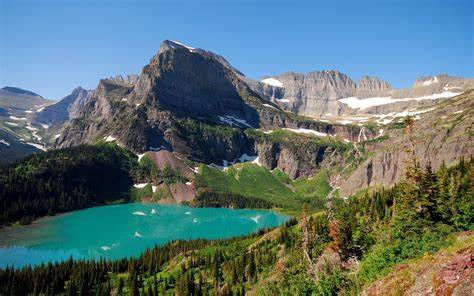
//> input picture test2/mountains.jpg, 474 x 296 px
$ ./main   (built with g++ and OpenCV 4)
//> lines starting //> are read from the running program, lines starting //| are printed output that depends on the picture; after the words box and inside, x2 and y2 are one past the last pixel; in counts of white or black regions, pixels touching at a corner belong together
#include <iostream>
#include <chrono>

using namespace std;

#include <opencv2/core/core.hpp>
#include <opencv2/highgui/highgui.hpp>

int main(int argc, char **xxx)
{
    const char *argv[] = {"", R"(D:\Projects\vslam_lab\test2\mountains.jpg)"};

    system("chcp 65001");

    // 读取argv[1]指定的图像
    cv::Mat image;
    image = cv::imread(argv[1]); //cv::imread函数读取指定路径下的图像
//> image is the input picture: 296 rows x 474 cols, CV_8UC3; mean B, G, R 115.2, 113.5, 90.7

    // 判断图像文件是否正确读取
    if (image.data == nullptr)
    { //数据不存在,可能是文件不存在
        cerr << "文件" << argv[1] << "不存在." << endl;
        return 0;
    }

    // 文件顺利读取, 首先输出一些基本信息
    cout << "图像宽为" << image.cols << ",高为" << image.rows << ",通道数为" << image.channels() << endl;
//| 图像宽为474,高为296,通道数为3
    cv::imshow("image", image); // 用cv::imshow显示图像
    cv::waitKey(0);             // 暂停程序,等待一个按键输入

    // 判断image的类型
    if (image.type() != CV_8UC1 && image.type() != CV_8UC3)
    {
        // 图像类型不符合要求
        cout << "请输入一张彩色图或灰度图." << endl;
        return 0;
    }

    // 遍历图像, 请注意以下遍历方式亦可使用于随机像素访问
    // 使用 std::chrono 来给算法计时
    chrono::steady_clock::time_point t1 = chrono::steady_clock::now();
    for (size_t y = 0; y < image.rows; y++)
    {
        // 用cv::Mat::ptr获得图像的行指针
        unsigned char *row_ptr = image.ptr<unsigned char>(y); // row_ptr是第y行的头指针
        for (size_t x = 0; x < image.cols; x++)
        {
            // 访问位于 x,y 处的像素
            unsigned char *data_ptr = &row_ptr[x * image.channels()]; // data_ptr 指向待访问的像素数据
            // 输出该像素的每个通道,如果是灰度图就只有一个通道
            for (int c = 0; c != image.channels(); c++)
            {
                unsigned char data = data_ptr[c]; // data为I(x,y)第c个通道的值
            }
        }
    }
    chrono::steady_clock::time_point t2 = chrono::steady_clock::now();
    chrono::duration<double> time_used = chrono::duration_cast<chrono::duration<double>>(t2 - t1);
    cout << "遍历图像用时：" << time_used.count() << " 秒。" << endl;

    // 关于 cv::Mat 的拷贝
    // 直接赋值并不会拷贝数据
    cv::Mat image_another = image;
    // 修改 image_another 会导致 image 发生变化
    image_another(cv::Rect(0, 0, 100, 100)).setTo(0); // 将左上角100*100的块置零
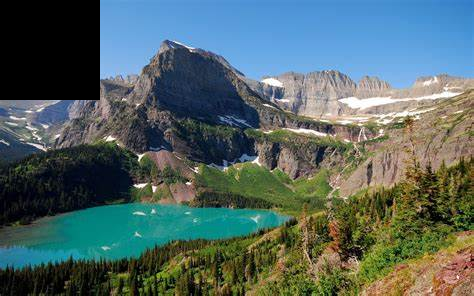
//> image_another: 296 rows x 474 cols, CV_8UC3; 7.13% of pixels changed, all inside (x1, y1, x2, y2) = (0, 0, 100, 100)
    cv::imshow("image", image);
    cv::waitKey(0);

    // 使用clone函数来拷贝数据
    cv::Mat image_clone = image.clone();
    image_clone(cv::Rect(0, 0, 100, 100)).setTo(255);
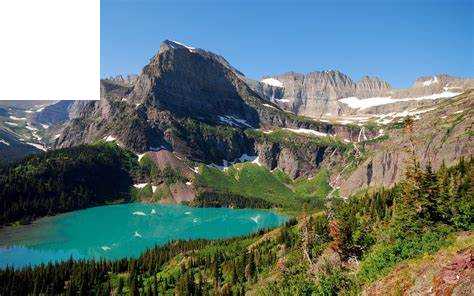
//> image_clone: 296 rows x 474 cols, CV_8UC3; 7.13% of pixels changed, all inside (x1, y1, x2, y2) = (0, 0, 100, 100)
    cv::imshow("image", image);
    cv::imshow("image_clone", image_clone);
    cv::waitKey(0);

    // 对于图像还有很多基本的操作,如剪切,旋转,缩放等,限于篇幅就不一一介绍了,请参看OpenCV官方文档查询每个函数的调用方法.
    cv::destroyAllWindows();
    return 0;
}
